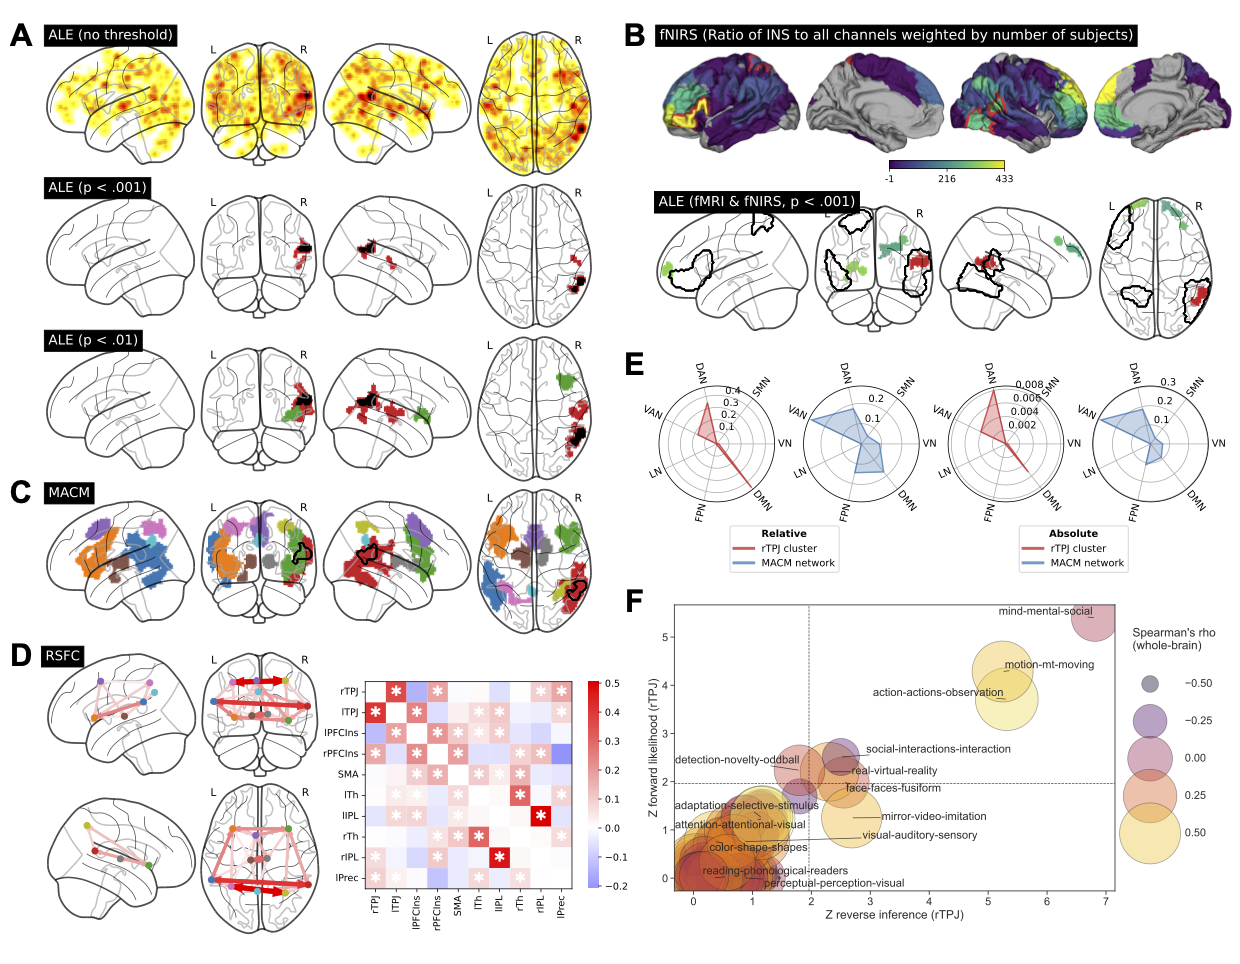

This chart was generated by the following Python code:
# ========================================================================
# Figure 2 - Brains & Functional Context
# ========================================================================

#%% 
wd = '/Users/llotter/MAsync/project/data'
sdir = '/Users/llotter/MAsync/project/fig'

from os.path import join
import pandas as pd
import numpy as np
from nilearn.image import math_img
from nilearn.plotting import plot_glass_brain, plot_connectome
from nilearn.datasets import fetch_surf_fsaverage
from matplotlib.cm import get_cmap
import matplotlib.pyplot as plt
from matplotlib.colors import ListedColormap
from seaborn import heatmap
from neuromaps.transforms import mni152_to_fsaverage
from surfplot import Plot
from utils_radar import *
import seaborn as sns
from adjustText import adjust_text
from nimare.transforms import p_to_z


# colors
cmap = pd.read_csv(join(sdir, 'colors.csv'), header=None).values
c_continous = None
c_ale001 = ListedColormap(cmap[0,:])
c_ale01 = ListedColormap(cmap[[0,0,0,0,0,0,0,0,3],:])
c_alefnirs = ListedColormap(cmap)
c_overlay = ListedColormap('#000000')
c_macm =  ListedColormap(np.concatenate((cmap, cmap)))


#%% Fig 2AC ALE =========================================================================

ale_z = join(wd, 'ale', 'ale_z.nii.gz')
ale_cl001 = join(wd, 'ale', 'ale_thresh_idx.nii.gz')
ale_cl01 = math_img('np.where(i>3, 0, i)', i=join(wd, 'ale', 'ale01_thresh_idx.nii.gz'))
loeo_cl001 = join(wd, 'loeo', 'loeo_conjunction.nii.gz')
loeo_cl01 = join(wd, 'loeo', 'loeo01_conjunction.nii.gz')
macm_idx = join(wd, 'macm', 'macm_rTPJ_thresh_idx.nii.gz')
macm_bin = join(wd, 'macm', 'macm_rTPJ_thresh_bin.nii.gz')
macm_labels = pd.read_csv(join(wd, 'macm', 'macm_rTPJ_thresh_labels.csv'), header=None)
macm_labels = macm_labels[0].to_list()[0:10]
macm_coord = pd.read_csv(join(wd, 'macm', 'macm_rTPJ_thresh_stat_clusters.csv'))
macm_coord = macm_coord.loc[:9, ['peak_x', 'peak_y', 'peak_z']]

# plot
fig2ac = plt.figure(figsize=(11,12.5), constrained_layout=False)
gs = fig2ac.add_gridspec(ncols=1, nrows=4, hspace=0)
# Row 1: ale z
ax1 = fig2ac.add_subplot(gs[0,0])
plot_ale_z = plot_glass_brain(ale_z, figure=fig2ac, axes=ax1, display_mode='lyrz',
                            title='ALE (no threshold)', cmap=c_continous)
# Row 2: ale cl, p < 0.001
ax2 = fig2ac.add_subplot(gs[1,0])
plot_ale01 = plot_glass_brain(ale_cl001, figure=fig2ac, axes=ax2, display_mode='lyrz',
                              title='ALE (p < .001)', cmap=c_ale001)
plot_ale01.add_overlay(loeo_cl001, cmap=c_overlay)
# Row 3: ale cl, p < 0.01
ax3 = fig2ac.add_subplot(gs[2,0])
plot_ale02 = plot_glass_brain(ale_cl01, figure=fig2ac, axes=ax3, display_mode='lyrz',
                              title='ALE (p < .01)', cmap=c_ale01)
plot_ale02.add_overlay(loeo_cl01, cmap=c_overlay)
# Row 4: macm
ax1 = fig2ac.add_subplot(gs[3,0])
plot_macm = plot_glass_brain(macm_idx, figure=fig2ac, axes=ax1, display_mode='lyrz',
                             title='MACM', cmap=c_macm, vmin=0)
plot_macm.add_contours(math_img('i*(i<2)',i=ale_cl001), colors='k', linewidths=0.7)                            

plt.savefig(join(sdir, 'fig2ac.pdf'), transparent=True, bbox_inches='tight')


#%% Fig 2B1 fnirs surf =======================================================================

fnirs = join(wd, 'fnirs', 'fnirs_atlas_ratioSyncAllChannelsSubj.nii.gz')
fnirs_sig = math_img('np.where((a==43) | (a==74) | (a==53) | (a==21), 1, 0)', 
                     a=join(wd, 'atlases', 'Schaefer100-7_2mm.nii.gz'))

# template
fsaverage = fetch_surf_fsaverage()
map_lh, map_rh = mni152_to_fsaverage(fnirs, method='nearest', fsavg_density='10k')

# make plot
p = Plot(surf_lh=fsaverage['pial_left'], surf_rh=fsaverage['pial_right'], layout='row', 
         size=(1000, 250), zoom=1.25, views=['lateral', 'medial'], flip=False)

# add fnirs map
p.add_layer({'left': map_lh, 'right': map_rh}, cmap='viridis', cbar=True)

# outline significant parcels
outline_lh, outline_rh = mni152_to_fsaverage(fnirs_sig, method='nearest', fsavg_density='10k')
p.add_layer({'left': outline_lh, 'right': outline_rh}, cmap=c_ale001, as_outline=True, cbar=False)

kws = dict(location='bottom', draw_border=True, aspect=15, shrink=.2, decimals=0, pad=-0.08)
fig2b1 = p.build(cbar_kws=kws) 
plt.title('fNIRS (Ratio of INS to all channels weighted by number of subjects)', 
          loc="left", y=0.9, size=15, c='w', bbox=dict(facecolor='k', edgecolor='k'))

plt.savefig(join(sdir, 'fig2b1.pdf'), dpi=400, bbox_inches='tight', transparent='true')


#%% Fig 2B2 fnirs gb =========================================================================

fnirs_ale_cl = join(wd, 'ale', 'aleFNIRS_thresh_idx.nii.gz')
c_alefnirs = get_cmap("viridis")
c_alefnirs = ListedColormap(np.concatenate([
    cmap[[0,0,0,0,0,0],:],
    np.array([[0.477504, 0.821444, 0.318195, 1.0],
              [0.134692, 0.658636, 0.517649, 1.0],
              [0.266941, 0.748751, 0.440573, 1.0]])]))

# plot
fig2b2, ax = plt.subplots(1, figsize=(11,3), constrained_layout=False)
# ale fnirs
plot_fnirs = plot_glass_brain(fnirs_ale_cl, figure=fig2b2, axes=ax, display_mode='lyrz',
                              title='ALE (fMRI & fNIRS, p < .001)', cmap=c_alefnirs)
plot_fnirs.add_contours(fnirs_sig, colors='k', linewidths=0.5)  

plt.savefig(join(sdir, 'fig2b2.pdf'), bbox_inches='tight', transparent='true')


# %%% =========================================================================
# Fig 2D1 rsfc

rsfc_cor = pd.read_csv(join(wd, 'rsfc','rsfc_cormat.csv'))
rsfc_cor.columns, rsfc_cor.index = macm_labels, macm_labels

fig2c = plt.figure(figsize=(5.7,6), constrained_layout=False)
gs = fig2c.add_gridspec(ncols=2, nrows=2, hspace=0, wspace=-0.03,
                        width_ratios=[1.2,1], height_ratios=[1,1.2])
ax1 = fig2c.add_subplot(gs[0,0])
plot_rsfc1 = plot_connectome(np.array(rsfc_cor), np.array(macm_coord), figure=fig2c, 
                            title='RSFC', axes=ax1, display_mode='l', node_color=cmap)
ax2 = fig2c.add_subplot(gs[0,1])
plot_rsfc2 = plot_connectome(np.array(rsfc_cor), np.array(macm_coord), figure=fig2c, 
                            axes=ax2, display_mode='y', node_color=cmap)
ax3 = fig2c.add_subplot(gs[1,0])
plot_rsfc1 = plot_connectome(np.array(rsfc_cor), np.array(macm_coord), figure=fig2c, 
                            axes=ax3, display_mode='r', node_color=cmap)
ax4 = fig2c.add_subplot(gs[1,1])
plot_rsfc2 = plot_connectome(np.array(rsfc_cor), np.array(macm_coord), figure=fig2c, 
                            axes=ax4, display_mode='z', node_color=cmap)

plt.savefig(join(sdir, 'fig2d1.pdf'), transparent=True, bbox_inches='tight')


#%% Fig 2D2 heatmap =========================================================================

# unthresholded correlation data
rsfc_cor_nothresh = pd.read_csv(join(wd, 'rsfc','rsfc_cormat_nothresh.csv'))
rsfc_cor_nothresh.columns, rsfc_cor_nothresh.index = macm_labels, macm_labels

# annotation array
rsfc_cor_annot = np.where(rsfc_cor>0, '✱', '')

fig2c = heatmap(rsfc_cor_nothresh, cmap='bwr', center=0,
                square=True, annot=rsfc_cor_annot, fmt="",   
                annot_kws={'fontsize':15, 'color':'white'})
for _, spine in fig2c.spines.items():
    spine.set_visible(True)

fig2c = fig2c.get_figure()

plt.savefig(join(sdir, 'fig2d2.pdf'), transparent=True, bbox_inches='tight') 


# %% Fig 2E RSN =====================================================================

#sns.set_style("white")

rsn = pd.read_csv(join(wd, 'context', 'rsn_distributions.csv'))
colors = [cmap[0,:], cmap[1,:], cmap[0,:], cmap[1,:]]
labs = ['rTPJ cluster', 'MACM network']
ticks = [np.arange(0),
         np.arange(0),
         np.arange(0),
         np.arange(0)]

# prepare data
data = pd.concat([rsn[rsn.roiName=='ale_rTPJ_cluster'].relDistr.reset_index(drop=True),
                  rsn[rsn.roiName=='macm_rTPJ_network'].relDistr.reset_index(drop=True),
                  rsn[rsn.roiName=='ale_rTPJ_cluster'].absDistr.reset_index(drop=True),
                  rsn[rsn.roiName=='macm_rTPJ_network'].absDistr.reset_index(drop=True)], 
                  axis=1)
data.columns = ["ale_rel", "macm_rel", "ale_abs", "macm_abs"]
data_p = pd.concat([rsn[rsn.roiName=='ale_rTPJ_cluster'].relDistr_p.reset_index(drop=True),
                    rsn[rsn.roiName=='macm_rTPJ_network'].relDistr_p.reset_index(drop=True),
                    rsn[rsn.roiName=='ale_rTPJ_cluster'].absDistr_p.reset_index(drop=True),
                    rsn[rsn.roiName=='macm_rTPJ_network'].absDistr_p.reset_index(drop=True)], 
                  axis=1)
data_p.columns = data.columns
data_q = pd.concat([rsn[rsn.roiName=='ale_rTPJ_cluster'].relDistr_q.reset_index(drop=True),
                    rsn[rsn.roiName=='macm_rTPJ_network'].relDistr_q.reset_index(drop=True),
                    rsn[rsn.roiName=='ale_rTPJ_cluster'].absDistr_q.reset_index(drop=True),
                    rsn[rsn.roiName=='macm_rTPJ_network'].absDistr_q.reset_index(drop=True)], 
                  axis=1)
data_q.columns = data.columns

# label rotation
N = 7
theta = np.array([n / float(N) * 2 * np.pi for n in range(N)])

## PLOT
fig_rsn = plt.figure(figsize=(10, 4.8))
#fig_rsn = plt.figure(figsize=(6,7))

ax1 = plt.subplot(141, polar=True, zorder=0)
ax2 = plt.subplot(142, polar=True, zorder=0)
ax3 = plt.subplot(143, polar=True, zorder=0)
ax4 = plt.subplot(144, polar=True, zorder=0)
#ax1 = plt.subplot(221, polar=True, zorder=0)
#ax2 = plt.subplot(222, polar=True, zorder=0)
#ax3 = plt.subplot(223, polar=True, zorder=0)
#ax4 = plt.subplot(224, polar=True, zorder=0)
line = []
for i, (ax, analysis) in enumerate(zip([ax1,ax2,ax3,ax4], data.columns)):
    # values
    line.append(ax.plot(theta, data[analysis], linewidth=1.5, color=colors[i], alpha=0.75, zorder=2))
    #ax.scatter(theta[data_q[analysis] < 0.05], data[analysis][data_q[analysis] < 0.05],
    #           marker="$☆$", color="k", s=150, alpha=0.5, zorder=10)
    close_line(line[i][0])
    ax.fill(theta, data[analysis], facecolor=colors[i], alpha=0.3, zorder=2)
    # y axis
    #ax.set_rticks(ticks[i])
    ax.set_rlabel_position(80)
    # adjust size
    labels = rsn.targetName[0:7].copy()
    for ii, (p,q) in enumerate(zip(data_p[analysis],data_q[analysis])):
        if p < 0.05:
            labels[ii] = "$\\bf{" + labels[ii] + "}$"
        if q < 0.05:
            labels[ii] = labels[ii] + "*"
    set_rotated_labels(labels, fig_rsn, ax, 0.18)
    
# legend
leg_loc = 'lower right'
leg_pos = (1.6,-0.65)
#leg_loc = 'center'
#leg_pos = (1.2,-0.27)
leg_abs = ax1.legend([l[0] for l in line[0:2]], labs, title="$\\bf{Relative}$", 
                    loc=leg_loc, bbox_to_anchor=leg_pos)
leg_rel = ax3.legend([l[0] for l in line[2:4]], labs, title="$\\bf{Absolute}$", 
                    loc=leg_loc, bbox_to_anchor=leg_pos)
# increase legend linewidth
for l1,l2 in leg_abs.get_lines(),leg_rel.get_lines():
    l1.set_linewidth(3)  
    l2.set_linewidth(3)

# adjust layout
plt.subplots_adjust(wspace = 0.25)
#plt.subplots_adjust(wspace = 0.4, hspace = 0.4)

# save and close figure
plt.savefig('fig2e.pdf', transparent=True, bbox_inches='tight')


# %% Fig 2F neurosynth =====================================================================

ns_rTPJ = pd.read_csv(join(wd, 'context', 'topics_roi_ale_rTPJ.csv'))
ns_rTPJ.Term = [t.split('__')[1] for t in ns_rTPJ.Term]
ns_rTPJ.sort_values(by='Term', inplace=True)
ns_rTPJ.reset_index(drop=True, inplace=True)

ns_whole = pd.read_csv(join(wd, 'context', 'topics_wholebrain.csv'), index_col=0)
ns_whole['topic'] = ['_'.join(t.split('_')[2:6]) for t in ns_whole.index]
ns_whole.sort_values(by='topic', inplace=True)
ns_whole.reset_index(drop=True, inplace=True)

ns = pd.concat([ns_rTPJ, ns_whole], axis=1)

x = np.abs(ns.zReverse) #-np.log(ns.pReverse)
y = np.abs(ns.zForward)#-np.log(ns.pForward)
labs, labsx, labsy = [],[],[]
for i,l in enumerate(ns.topic):
    if ns.pReverse[i] < 0.05 or ns.pForward[i] < 0.05 or ns.q[i] < 0.05:
        lab = '-'.join(l.split('_')[1:])
        if ns.q[i] < 0.05:
            lab = lab+'*'
        labs.append(lab)
        labsx.append(x[i])
        labsy.append(y[i])

sns.set(font_scale=1.5)
sns.set_style("ticks")
fig = plt.figure(figsize=(12,8))
scat = sns.scatterplot(x=x, 
                        y=y,
                        hue=-np.log10(ns.p),
                        size=-np.log10(ns.p),
                        sizes=(20,10000),
                        palette='inferno',
                        alpha=0.4, linewidth=1, edgecolor='k')
leg = plt.legend(bbox_to_anchor=(1.02, 0.95), loc=2, borderaxespad=0, borderpad=0.8, 
           handletextpad=2.2, labelspacing=2.5, frameon=False,
           title="Spearman's rho,\n-log10(p)\n(whole-brain)")
for lh in leg.legendHandles: 
    lh.set_alpha(0.4)
    lh.set_edgecolor('k')
scat.axhline(p_to_z(0.05), c='k', linewidth=1, linestyle='--', alpha=0.8)
scat.axvline(p_to_z(0.05), c='k', linewidth=1, linestyle='--', alpha=0.8)
scat.set_xlabel('Z reverse inference (rTPJ)')
scat.set_ylabel('Z forward likelihood (rTPJ)')

texts=[]
for l,x,y in zip(labs, labsx, labsy):
    texts.append(scat.text(x=x, y=y, s=l, 
                           size=17, horizontalalignment='center', verticalalignment='center'))
adjust_text(texts, expand_text=(1.5, 1.1), arrowprops=dict(arrowstyle="-", color='k', alpha=0.8))

plt.savefig('fig2f.pdf', transparent=True, bbox_inches='tight')




# %%
